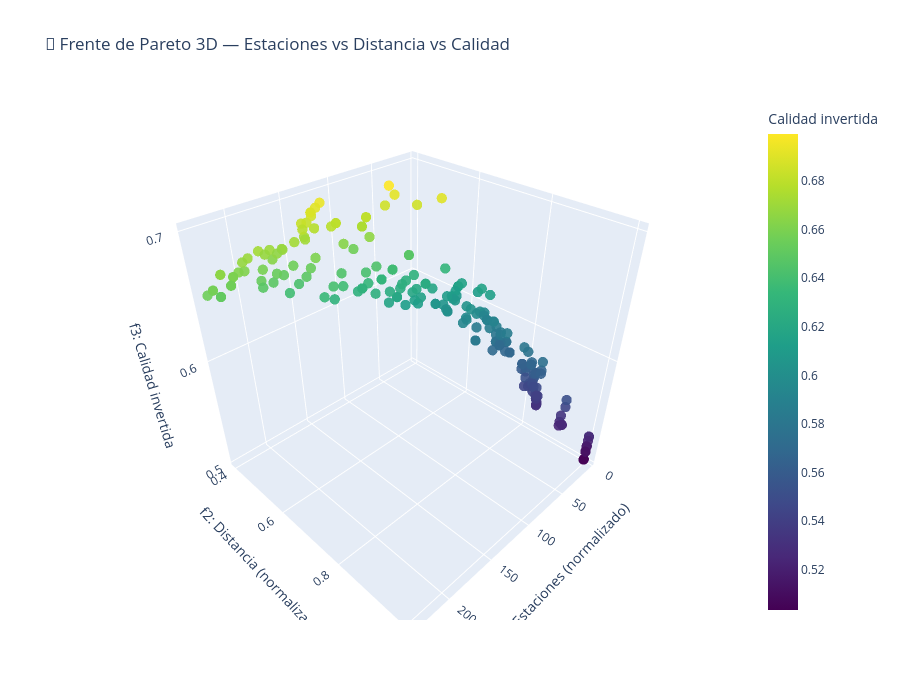

The code cell stored with this chart in its notebook:
### Code cell
# GRAFICAR FRONTERA DE PARETO (IMPORTANTE LA GRAFICA)

F = np.array(res.F)  # Asegurarse de que esté en formato numpy array

# Crear figura 3D interactiva
fig = go.Figure(data=[go.Scatter3d(
    x=F[:, 0],  # f1
    y=F[:, 1],  # f2
    z=F[:, 2],  # f3
    mode='markers',
    marker=dict(
        size=6,
        color=F[:, 2],          # color según calidad invertida
        colorscale='Viridis',   # escala de color bonita
        opacity=0.9,
        colorbar=dict(title="Calidad invertida")
    ),
    text=[f"Estaciones: {f1:.3f}<br>Distancia: {f2:.3f}<br>Calidad Inv: {f3:.3f}"
          for f1, f2, f3 in F],
    hoverinfo='text'
)])

# Configurar layout del gráfico
fig.update_layout(
    title="🌈 Frente de Pareto 3D — Estaciones vs Distancia vs Calidad",
    scene=dict(
        xaxis_title="f1: Estaciones (normalizado)",
        yaxis_title="f2: Distancia (normalizada)",
        zaxis_title="f3: Calidad invertida",
    ),
    width=900,
    height=700,
)

fig.show()

### Figure 1 — Plotly figure (JSON) as saved in the notebook; plotly's stock layout.template omitted (floating-point values rounded to 4 significant figures; data arrays with more than 128 entries replaced by an {"elided": "..."} marker saying what was removed)
{"data": [{"hoverinfo": "text", "marker": {"color": {"elided": "200 float values"}, "colorbar": {"title": {"text": "Calidad invertida"}}, "colorscale": [[0, "#440154"], [0.1111, "#482878"], [0.2222, "#3e4989"], [0.3333, "#31688e"], [0.4444, "#26828e"], [0.5556, "#1f9e89"], [0.6667, "#35b779"], [0.7778, "#6ece58"], [0.8889, "#b5de2b"], [1, "#fde725"]], "opacity": 0.9, "size": 6}, "mode": "markers", "text": {"elided": "200 str values"}, "type": "scatter3d", "x": {"elided": "200 float values"}, "y": {"elided": "200 float values"}, "z": {"elided": "200 float values"}}], "layout": {"height": 700, "scene": {"xaxis": {"title": {"text": "f1: Estaciones (normalizado)"}}, "yaxis": {"title": {"text": "f2: Distancia (normalizada)"}}, "zaxis": {"title": {"text": "f3: Calidad invertida"}}}, "title": {"text": "🌈 Frente de Pareto 3D — Estaciones vs Distancia vs Calidad"}, "width": 900}}
